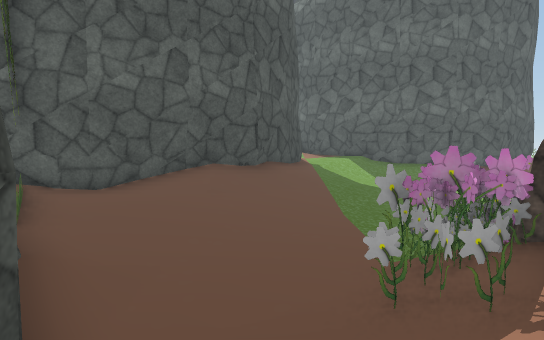
view 1 (above)

19 first-person views from a walk through a scene from a Unity 3-D project. The camera is 1.3 m above the floor, tilts 4° down and sees 75° across. The floor is counted in squares, 1 m on a side. Each view is taken from the middle of a square. On the plan, view 1 faces up. The plan holds only what a view shows up to about 15 squares ahead; the rest is blank. The place goes on beyond the plan. The player character is not drawn. Some surface patterns are stand-ins.

view 2
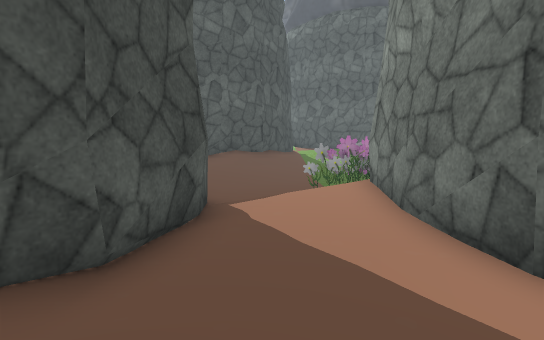

view 3
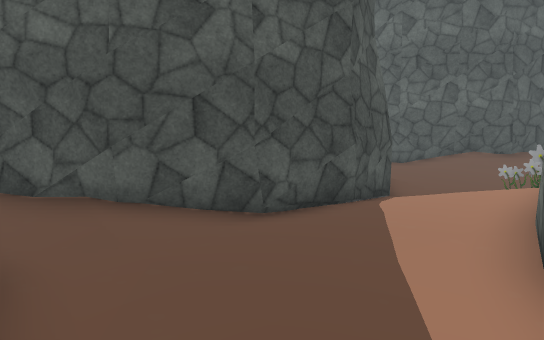

view 4
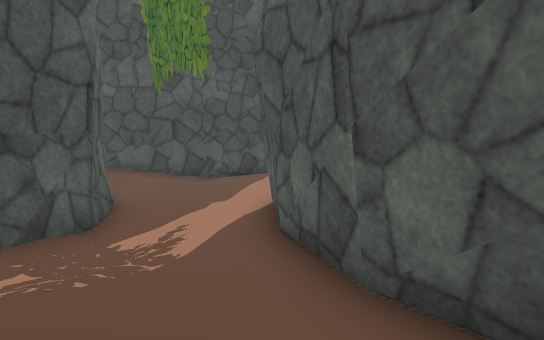

view 5
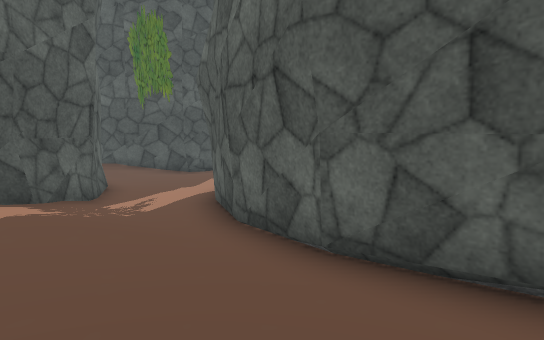

view 6
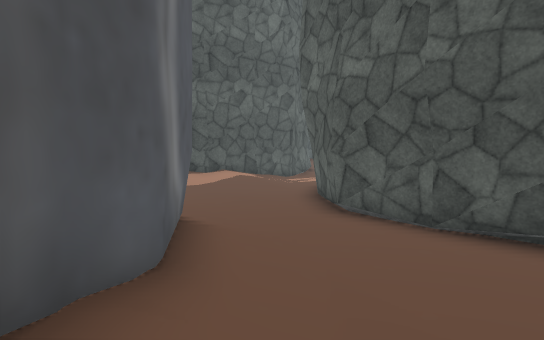

view 7
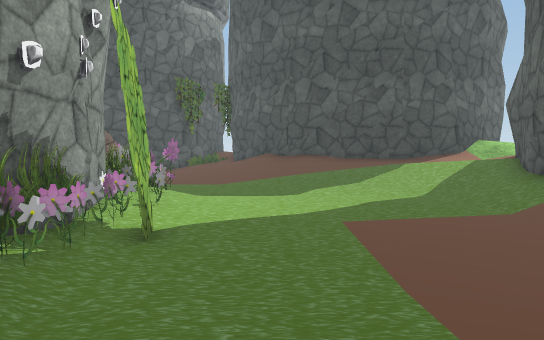

view 8
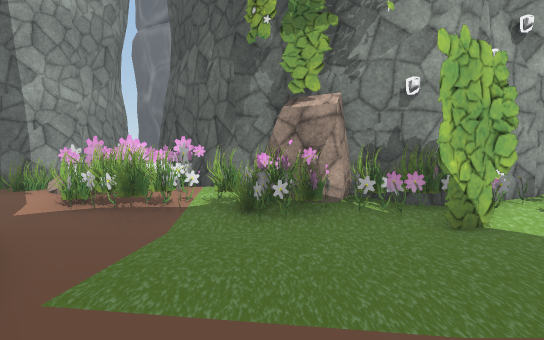

view 9
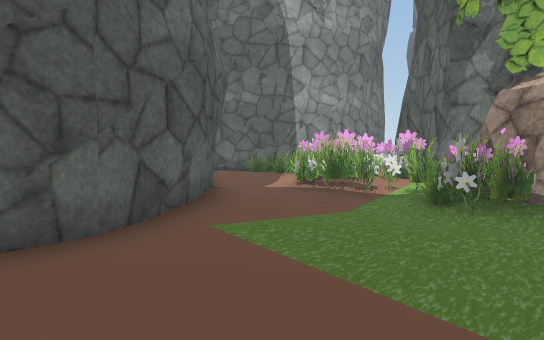

view 10
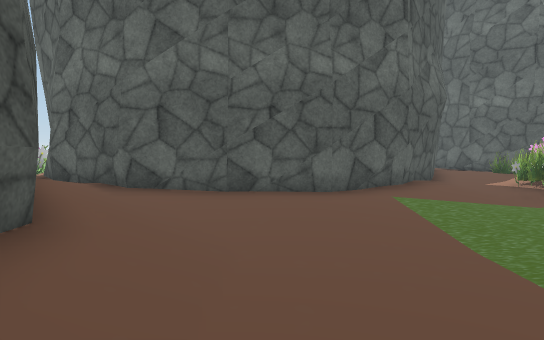

view 11
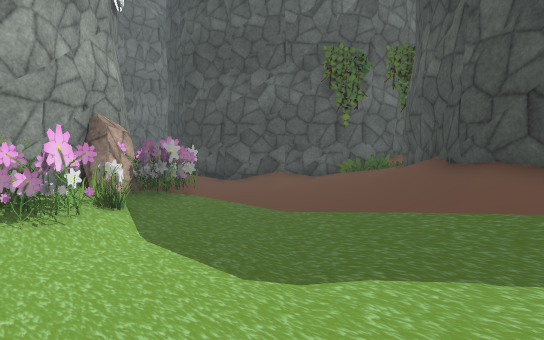

view 12
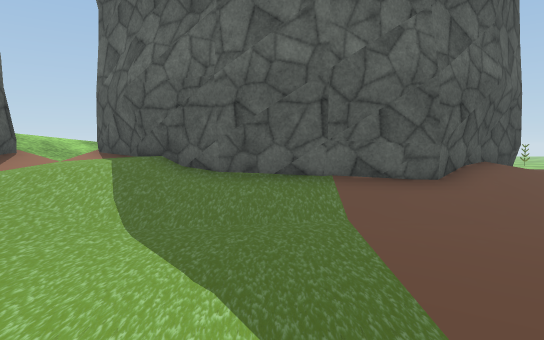

view 13
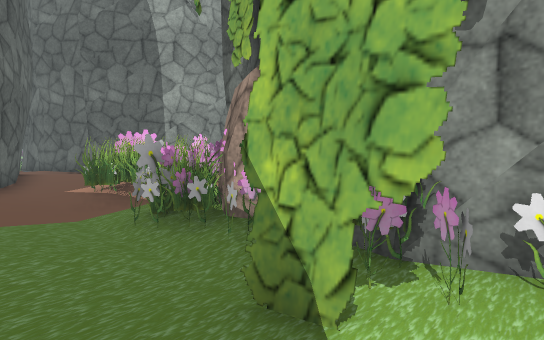

view 14
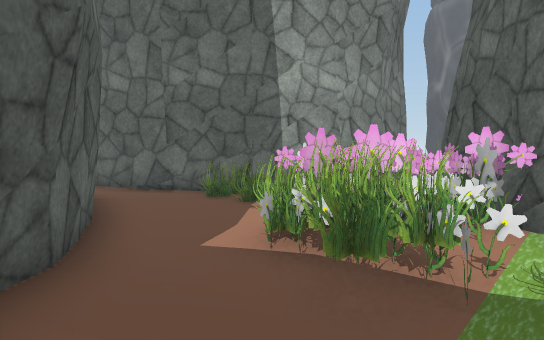

view 15
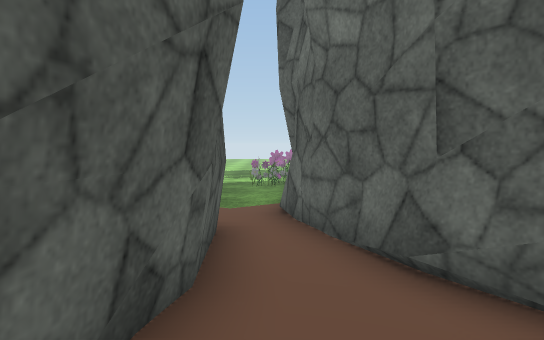

view 16
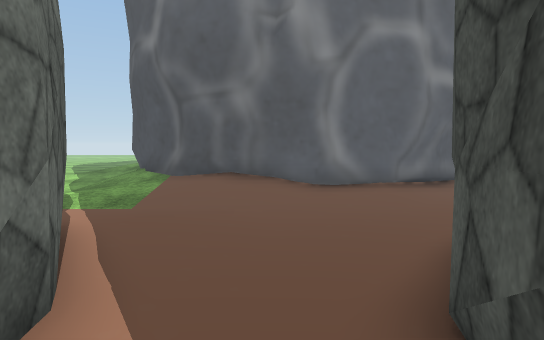

view 17
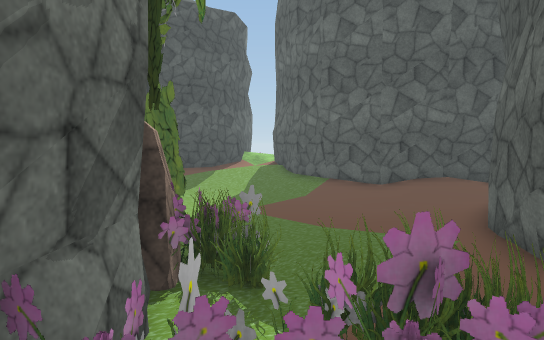

view 18
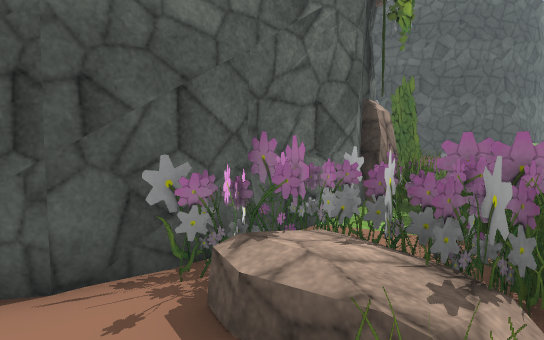

view 19
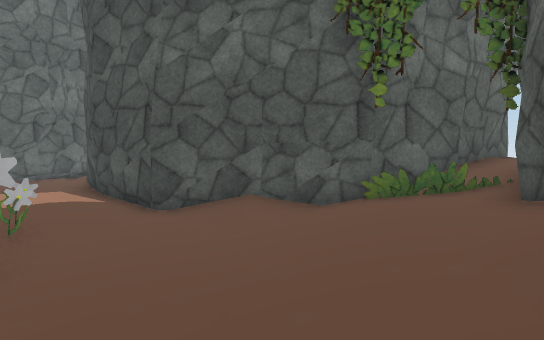

### Floor plan
Key: @ floor where view 1 was taken; # wall or solid block; . main floor; : floor 0.25 m higher than the main floor; + floor 0.5 m higher than the main floor; * floor 0.75 m higher than the main floor; % floor 1 m higher than the main floor; / step, stairs or slope; = window, fence, low wall or low ledge; B bush; R rock; F flower; O other object.
Columns run from 6 left of view 1 to 34 right of it. Each row starts with its distance up from view 1.
 19       #/##         ####
 18       #/%##       ##/#
 17       ##*%####  ###/:#
 16        #*////####//::#
 15        #//////////./:#
 14        #///......../:#
 13       ##//.........::#
 12       #///..........:##
 11      ##////.........::##
 10     ##////............:##
  9   ###////.........F...::##           ....
  8 ###+////.....OOBBFOF.FFF.###### .........
  7 ##++///....OFOF#F:F:OFOFO:::::::##.....FF
  6 ##B///....OF## ### OOFOOO::::####
  5  ##......OR #      ##FFF OO:##
  4   ##/...F=          ##F//O:##
  3    ##..FF            ##:: #
  2     #.//#             ##: #
  1     ##:+#                 #
  0      #@:#               : #
 -1     ##::#              #  #
 -2     #...##            ##::#
 -3     #....#            #...#
 -4    ##....            ##...##
 -5   ##/.....##        ##.....#
 -6   #/.......##      ##......:
 -7   ######....########.........
 -8        ###.....####...........
 -9          ##./...........////..
-10           ##::....../#####///:.
-11            ##:.....###   ##///.

Positions as (right, up) in squares from view 1, and headings:
1: (0, 0), facing up
2: (0, -6), facing up
3: (3, -7), facing up-left
4: (9, -10), facing up-left
5: (12, -11), facing up-left
6: (20, -9), facing left
7: (15, 10), facing left
8: (13, 14), facing down
9: (11, 14), facing down-right
10: (7, 14), facing right
11: (7, 13), facing down-left
12: (7, 9), facing up
13: (8, 10), facing down-right
14: (14, 10), facing down-right
15: (19, 7), facing right
16: (18, 0), facing down
17: (17, 4), facing up-left
18: (20, 4), facing left
19: (2, 9), facing down-left
